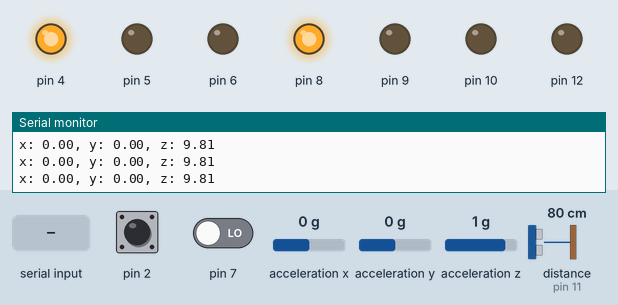
Recording of a program running on a simulated Arduino Uno, built with avr-gcc and run on an emulated ATmega328P. On the bench: output pins drawn as LEDs (lit = HIGH), the last lines printed to the serial monitor. Dashed ring = blinking. Inputs (shaded band) come from the test bench; at power-on: acceleration x 0 g, acceleration z 1 g, pin 2 HIGH, pin 7 LOW, acceleration y 0 g, distance to the obstacle (sensor on pin 11) 80 cm. The echo pulse lasts 58.3 µs per cm.

Above: at 1.2 s.
1.3 s: acceleration x set to -0.4 g
At 1.49 s:
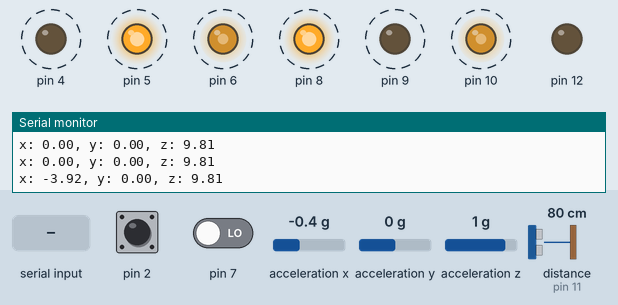
4.3 s: acceleration z set to 1.4 g
7.3 s: pin 2 pulled LOW for 0.15 s
8.9 s: "l90\n" received over Serial
At 10.1 s:
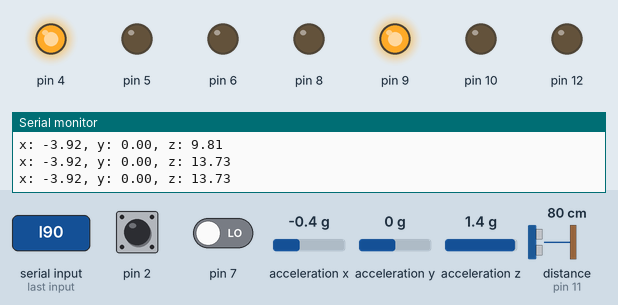
10.4 s: "r90\n" received over Serial
At 11.4 s:
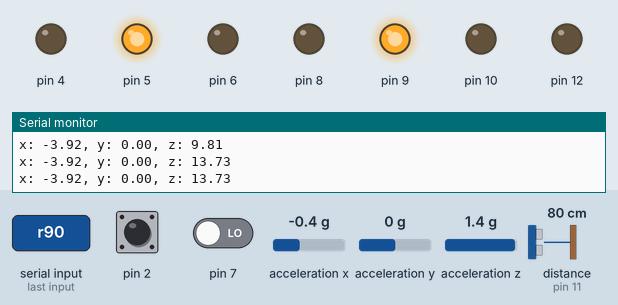
11.9 s: "R90\n" received over Serial
At 12.6 s:
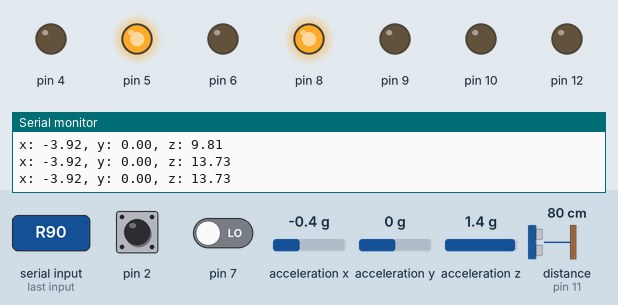
Timing chart, 0 to 14.4 s (numbered marks = the images above; inputs shaded):
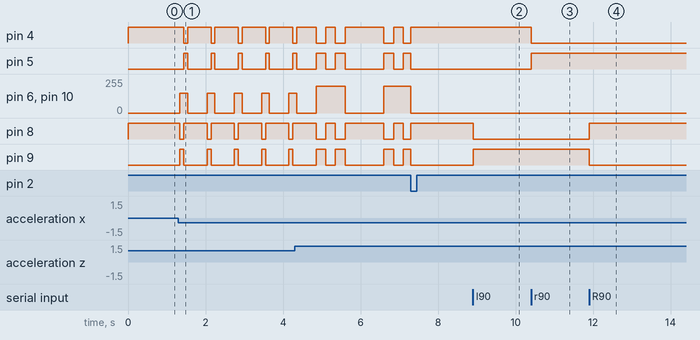

Measured:
- the behaviour switches between -0.2 and -0.3 g on acceleration x (found by bisection; images 0 and 1)
- after the input at 1.3 s, pin 4: alternates HIGH for 0.60 s and LOW for 0.10 s, starting after 0.14 s; pin 5: alternates HIGH for 0.10 s and LOW for 0.60 s, starting after 0.14 s
- after the input at 8.9 s, pin 8: HIGH → LOW at once; pin 9: LOW → HIGH at once
- after the input at 10.4 s, pin 4: HIGH → LOW at once; pin 5: LOW → HIGH at once
- after the input at 11.9 s, pin 8: LOW → HIGH at once; pin 9: HIGH → LOW at once

The program:

main.cpp
```cpp
#include <Arduino.h>
#include <Wire.h>
#include "l293d.hpp"
#include "NoiseDetector.hpp"
#include "RangeFinder.hpp"
#include "TouchDetector.hpp"
#include "PlayMode.hpp"
#include "PCF8574.h"
#include "ReVolt.hpp"
#include "Idle.hpp"
#include "Follow.hpp"

PCF8574 expander(0b0100111);
L293D engineL(10, 9, 8);
L293D engineR(6, 5, 4);
NoiseDetector noise(7);
RangeFinder rangefinder(11, 12);
TouchDetector touch_detector;

volatile int mode = 0;
volatile unsigned long next_mode_change = 0;

const int mode_size = 3;
const int mode_leds[mode_size] = { 5, 6, 7 };

void update_leds();
void change_mode();


PlayMode* playmodes[mode_size] = {
  new IdleMode(&engineL, &engineR, &noise, &touch_detector),
  new ReVoltMode(&engineL, &engineR, &rangefinder),
  new FollowMode(&engineL, &engineR, &rangefinder),
};

void setup() {
  Serial.begin(9600);
  Wire.begin();
  expander.begin();

  engineL.setup();
  engineR.setup();
  noise.setup();
  rangefinder.setup();
  touch_detector.setup();

  for (int i = 0; i < mode_size; i++) {
    expander.write(mode_leds[i], HIGH);
  }

  playmodes[mode]->enter();
  update_leds();


  pinMode(2, INPUT_PULLUP);
  attachInterrupt(digitalPinToInterrupt(2), change_mode, FALLING);
}

void change_mode() {
  noInterrupts();

  if (next_mode_change > millis()) {
    return;
  }

  next_mode_change = millis() + 250;
  interrupts();


  playmodes[mode]->exit();

  mode += 1;

  if (mode >= mode_size) {
    mode = 0;
  }

  update_leds();

  playmodes[mode]->enter();
}

void update_leds() {
  for (int i = 0; i < mode_size; i++) {
    expander.write(mode_leds[i], HIGH);
  }

  expander.write(mode_leds[mode], LOW);
}

void loop() {
  playmodes[mode]->loop();
}
```

Follow.hpp
```cpp
#ifndef FOLLOW
#define FOLLOW

#include "PlayMode.hpp"
#include "l293d.hpp"
#include "RangeFinder.hpp"

class FollowMode : public PlayMode {
  protected:
    L293D* motor_l;
    L293D* motor_r;
    RangeFinder* range;
    float kp;
    float error;
    float target;

  public:
    FollowMode(L293D* motor_1, L293D* motor_r, RangeFinder* range):
      PlayMode("Follow"),
      motor_l(motor_1),
      motor_r(motor_r),
      range(range),
      kp(12.5),
      error(0.0),
      target(12.0)
      {}

    void enter();
    void loop();
};

#endif
```

Idle.hpp
```cpp
#ifndef IDLE
#define IDLE

#include "PlayMode.hpp"
#include "l293d.hpp"
#include "NoiseDetector.hpp"
#include "TouchDetector.hpp"

class IdleMode : public PlayMode {
  protected:
    L293D* motor_l;
    L293D* motor_r;
    NoiseDetector* noise;
    TouchDetector* touch;

  public:
    IdleMode(L293D* motor_1, L293D* motor_r, NoiseDetector* noise_detector, TouchDetector* touch_detector):
      PlayMode("Idle"),
      motor_l(motor_1),
      motor_r(motor_r),
      noise(noise_detector),
      touch(touch_detector)
      {}

    void enter();
    void loop();
};

#endif
```

LM393Detector.hpp
```cpp
#ifndef LM393_DETECTOR
#define LM393_DETECTOR

#include <Arduino.h>

class LM393Detector {
  public:
    const unsigned int MEASUREMENT_DELAY = 100;

  private:
    int pin;
    int last_state;
    unsigned long measurement_time;

  public:
    LM393Detector(int out_pin):
      pin(out_pin),
      last_state(LOW),
      measurement_time(0)
      {}

    void setup();

  protected:
    bool measure(int active_on);
};

#endif
```

NoiseDetector.hpp
```cpp
#ifndef NOISE_DETECTOR
#define NOISE_DETECTOR

#include "LM393Detector.hpp"

class NoiseDetector : public LM393Detector {

  public:
    NoiseDetector(int pin): LM393Detector(pin) {}
    bool is_detecting();
};

#endif
```

PlayMode.hpp
```cpp
#ifndef PLAYMODE
#define PLAYMODE
#include "Arduino.h"

class PlayMode {
  protected:
    String name;

  public:
    PlayMode (String name): name(name) {};

    inline virtual void enter() {
      Serial.println("Active mode -> " + name);
    }

    virtual void loop() {}
    inline void exit() {}
};

#endif
```

RangeFinder.hpp
```cpp
#ifndef RANGE_FINDER
#define RANGE_FINDER

#include <Arduino.h>

class RangeFinder {
  private:
    const int ECHO_UPTIME_TO_CM = 58;
    int echo;
    int trigger;
    int last_measurement;

  public:
    RangeFinder(int echo_pin, int trigger_pin):
      echo(echo_pin),
      trigger(trigger_pin),
      last_measurement(0)
      {}

    void setup();
    int measure();
    int get_last_measurement();
};

#endif
```

ReVolt.hpp
```cpp
#ifndef REVOLT
#define REVOLT

#include "PlayMode.hpp"
#include "l293d.hpp"
#include "RangeFinder.hpp"

class ReVoltMode : public PlayMode {
  protected:
    L293D* motor_l;
    L293D* motor_r;
    RangeFinder* range;
    int speed_l;
    int speed_r;

  public:
    ReVoltMode(L293D* motor_1, L293D* motor_r, RangeFinder* range_finder):
      PlayMode("ReVolt"),
      motor_l(motor_1),
      motor_r(motor_r),
      range(range_finder),
      speed_l(0),
      speed_r(0)
      {}

    void enter();
    void loop();

  protected:
    void anticollision_system();
    void remote_control();

};

#endif
```

TouchDetector.hpp
```cpp
#ifndef TOUCH_DETECTOR
#define TOUCH_DETECTOR

#include <Arduino.h>
#include "Adafruit_ADXL345_U.h"

class TouchDetector {
  private:
    const float TOUCH_MIN_ACCEL = 2.0;
    const float RAISE_MIN_ACCEL = 13.0;

  protected:
    sensors_event_t event;
    Adafruit_ADXL345_Unified accel;

  public:
    void setup();
    void detect();
    bool was_touched();
    bool was_raised();
    void debug();
    char get_touch_axis();
};

#endif
```

l293d.hpp
```cpp
#ifndef ENGINE
#define ENGINE
#include <Arduino.h>

class L293D {
protected:
  uint16_t minimal_speed;
  uint16_t maximal_speed;
  uint8_t pinPWM;
  uint8_t pinDIR1;
  uint8_t pinDIR2;
  int16_t speed;

public:
  L293D (uint8_t pwm, uint8_t dir1, uint8_t dir2):
    pinPWM(pwm),
    pinDIR1(dir1),
    pinDIR2(dir2),
    speed(0),
    minimal_speed(100),
    maximal_speed(255)
    {};

  void setup();
  void set_speed(int16_t speed);
  int16_t get_speed();

protected:
  void change_direction();
};

#endif
```

Follow.cpp
```cpp
#include "Follow.hpp"

void FollowMode::enter() {
  motor_l->set_speed(0);
  motor_r->set_speed(0);
}

void FollowMode::loop() {
  float measure = range->measure() + 3;

  if (measure >= 50) {
    motor_l->set_speed(0);
    motor_r->set_speed(0);

    return;
  }

  float error = measure - (target + 3);

  motor_l->set_speed(error * kp);
  motor_r->set_speed(error * kp);
}
```

Idle.cpp
```cpp
#include "Idle.hpp"

void IdleMode::enter() {
  motor_l->set_speed(0);
  motor_r->set_speed(0);
}

void IdleMode::loop() {
  touch->detect();
  touch->debug();


  if (touch->was_raised()) {
    motor_l->set_speed(200);
    motor_r->set_speed(200);
    delay(250);
    motor_l->set_speed(-200);
    motor_r->set_speed(-200);
    delay(250);
    motor_l->set_speed(200);
    motor_r->set_speed(200);
    delay(250);
    motor_l->set_speed(0);
    motor_r->set_speed(0);
    delay(1000);
  }

  else if (noise->is_detecting()) {
    for (int i = 0; i < 2; i++) {
      motor_l->set_speed(-200);
      motor_r->set_speed(-200);
      delay(100);
      motor_l->set_speed(200);
      motor_r->set_speed(200);
      delay(100);
    }

    motor_l->set_speed(0);
    motor_r->set_speed(0);
  }

  else if (touch->was_touched()) {
      motor_l->set_speed(150);
      motor_r->set_speed(-150);
      delay(100);
      motor_l->set_speed(-150);
      motor_r->set_speed(150);
      delay(100);
      motor_l->set_speed(0);
      motor_r->set_speed(0);
      delay(500);
  }
}
```

L293D.cpp
```cpp
#include <l293d.hpp>
#include <Arduino.h>

void L293D::setup() {
  pinMode(pinDIR1, OUTPUT);
  pinMode(pinDIR2, OUTPUT);

  change_direction();
}

void L293D::change_direction() {
  digitalWrite(pinDIR1, speed > 0 ? HIGH : LOW);
  digitalWrite(pinDIR2, speed > 0 ? LOW : HIGH);
}

void L293D::set_speed(int16_t speed) {
  this->speed = speed;

  uint16_t pwm = abs(speed);
  pwm = min(pwm, maximal_speed);

  if (pwm < minimal_speed) {
    pwm = 0;
  }

  analogWrite(pinPWM, pwm);
  change_direction();
}

int16_t L293D::get_speed() {
  return speed;
}
```

LM393Detector.cpp
```cpp
#include <Arduino.h>
#include "LM393Detector.hpp"

void LM393Detector::setup() {
  pinMode(pin, INPUT);
}

bool LM393Detector::measure(int activate_on) {
  int state = digitalRead(pin);

  if (last_state != state && state == activate_on) {
    if (millis() - measurement_time > MEASUREMENT_DELAY) {
      measurement_time = millis();
      last_state = state;

      return true;
    }
  }

  last_state = state;
  return false;
}
```

NoiseDetector.cpp
```cpp
#include "NoiseDetector.hpp"

bool NoiseDetector::is_detecting() {
  return LM393Detector::measure(LOW);
}
```

RangeFinder.cpp
```cpp
#include <Arduino.h>
#include "RangeFinder.hpp"

void RangeFinder::setup() {
  pinMode(trigger, OUTPUT);
  pinMode(echo, INPUT);
}

int RangeFinder::measure() {
  digitalWrite(trigger, LOW);
  delayMicroseconds(2);
  digitalWrite(trigger, HIGH);
  delayMicroseconds(10);
  digitalWrite(trigger, LOW);

  last_measurement = pulseIn(echo, HIGH) / ECHO_UPTIME_TO_CM;
  return last_measurement;
}

int RangeFinder::get_last_measurement() {
  return last_measurement;
}
```

ReVolt.cpp
```cpp
#include "ReVolt.hpp"

void ReVoltMode::enter() {
  motor_l->set_speed(speed_l);
  motor_r->set_speed(speed_r);
}

void ReVoltMode::loop() {
  anticollision_system();

  if (Serial.available()) {
    remote_control();
  }
}

void ReVoltMode::anticollision_system() {
  int distance = range->measure();

  //Serial.println(distance);

  if (distance <= 20) {
    float percent = (distance - 10) / 10;

    motor_l->set_speed(speed_l * percent);
    motor_r->set_speed(speed_r * percent);

    return;
  }

}

void ReVoltMode::remote_control() {
  char c = Serial.read();
  int speed = Serial.parseInt();

  if (c == 'l') {
    speed_l = speed;
    motor_l->set_speed(speed);
  }

  else if (c == 'r') {
    speed_r = speed;
    motor_r->set_speed(speed);
  }

  else if (c == 'f') {
    speed_r = speed;
    speed_l = speed;

    motor_r->set_speed(speed);
    motor_l->set_speed(speed);
  }

  else if (c == 'R') {
    speed_r = speed;
    motor_r->set_speed(speed);
    speed_l = -speed;
    motor_l->set_speed(-speed);
  }

  else if (c == 'L') {
    speed_r = -speed;
    motor_r->set_speed(-speed);
    speed_l = speed;
    motor_l->set_speed(speed);
  }
}
```

TouchDetector.cpp
```cpp
#include "TouchDetector.hpp"

void TouchDetector::setup() {
  if(!accel.begin())
  {
    Serial.println("No valid sensor found");
    while(1);
  }
}

void TouchDetector::detect() {
  accel.getEvent(&event);
}

bool TouchDetector::was_raised() {
  return event.acceleration.z > RAISE_MIN_ACCEL;
}

bool TouchDetector::was_touched() {
  return max(event.acceleration.x, event.acceleration.y) > TOUCH_MIN_ACCEL || min(event.acceleration.x, event.acceleration.y) < -TOUCH_MIN_ACCEL;
}

char TouchDetector::get_touch_axis() {
  if (max(event.acceleration.x, event.acceleration.y) > TOUCH_MIN_ACCEL) {
    return event.acceleration.x >= event.acceleration.y ? 'x' : 'y';
  }

  else if (min(event.acceleration.x, event.acceleration.y) < -TOUCH_MIN_ACCEL) {
    return event.acceleration.x <= event.acceleration.y ? '-x' : '-y';
  }

  return ' ';
}

void TouchDetector::debug() {
  Serial.print("x: "); Serial.print(event.acceleration.x);
  Serial.print(", y: "); Serial.print(event.acceleration.y);
  Serial.print(", z: "); Serial.println(event.acceleration.z);
}
```
